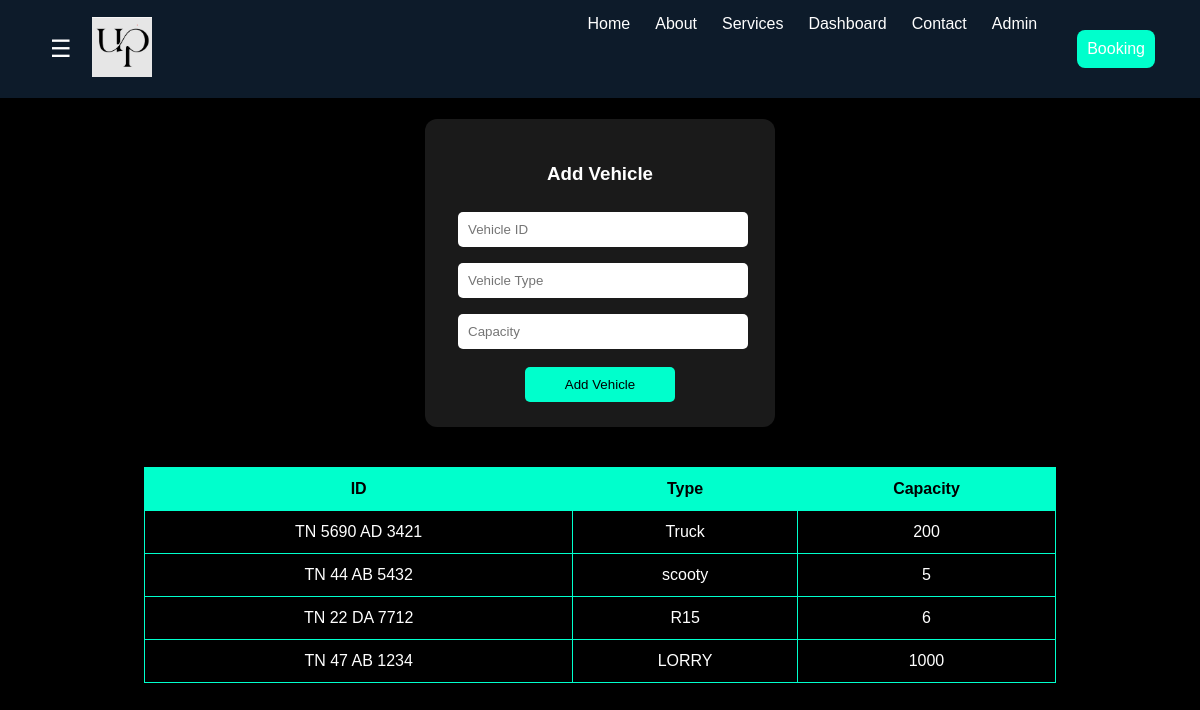
/dashboard/vehicles/, run on the app's committed database.
### main/models.py (models this page shows, shortened)
class Vehicle(models.Model):
    vehicle_id = models.CharField(max_length=20, unique=True,default="Unknown")
    vehicle_type = models.CharField(max_length=100)
    capacity = models.IntegerField()

### main/views.py (the view, shortened to what this page needs)
# urls.py: path('dashboard/vehicles/', views.admin_vehicles, name='admin_vehicles'),
def admin_vehicles(request):
    vehicles = Vehicle.objects.all()
    error = None
    return render(request, 'admin_vehicles.html', {
        'vehicles': vehicles,
        'error': error
    })

### main/templates/admin_vehicles.html (shortened to what this page needs)
{% extends 'base.html' %}
{% block content %}
<div class="vehicle-page">
    <h1 class="page-title">🚛 Vehicle Management</h1>
    <div class="form-box">
        <h3>Add Vehicle</h3>
     <form method="POST">
        <input type="text" name="vehicle_id" placeholder="Vehicle ID" required>
        <input type="text" name="type" placeholder="Vehicle Type" required>
        <input type="number" name="capacity" placeholder="Capacity" required>
            <button type="submit">Add Vehicle</button>
        </form>
    </div>
    <div class="table-box">
<table>
<tr>
    <th>ID</th>
    <th>Type</th>
    <th>Capacity</th>
</tr>
{% for v in vehicles %}
<tr>
    <td>{{ v.vehicle_id }}</td>
    <td>{{ v.vehicle_type }}</td>
    <td>{{ v.capacity }}</td>
</tr>
{% empty %}
<tr>
    <td colspan="3">No Data</td>
</tr>
{% endfor %}
</table>
    </div>
</div>
{% endblock %}

### main/templates/base.html (shortened to what this page needs)
<!DOCTYPE html>
<html>
<head>
    {% load static %}
    <link rel="stylesheet" href="{% static 'css/style.css' %}">
</head>
<body>
<nav class="navbar">
    {% load static %}
    <div class="left-side">
     <div class="menu-btn" onclick="toggleMenu()">
    ☰
    </div>
    <div class="logo">
        <img src="{% static 'images/logo.png' %}" alt="logo">
    </div>
    </div>
    <div class="nav-links">
        <a href="#h">Home</a>
        <a href="#a">About</a>
        <a href="#s">Services</a>
        <a href="#d">Dashboard</a>
        <a href="#c">Contact</a>
        <a href="{% url 'admin_login' %}">Admin</a>
        <a href="{% url 'booking' %}" class="btn">Booking</a>
    </div>
</nav>
<div class="main-content">
    {% block content %}
    {% endblock %}
</div>
</body>
</html>

### main/static/css/style.css (style rules this page uses)
body { margin: 0; padding: 0; color: white; font-family: Arial, sans-serif; }
body::before { content: ""; position: fixed; top: 0; left: 0; width: 100%; height: 100%; background: url("/static/images/table.jpg") no-repeat center center/cover; opacity: 0.3; z-index: -1; }
body { background-color: black; }
.navbar { position: fixed; top: 0; width: 100%; padding: 15px 50px; background: #0d1b2a; display: flex; justify-content: space-between; align-items: center; z-index: 1000; }
.nav-links { display: flex; gap: 40px; margin-right: 80px; }
.nav-links a { color: white; text-decoration: none; }
.left-side { display: flex; align-items: center; gap: 20px; }
.logo img { width: 60px; margin-right: 0; }
.btn { background: orange; padding: 10px ; border-radius: 0px; color: white; }
.navbar { display: flex; justify-content: space-between; align-items: center; }
.left-side { display: flex; align-items: center; gap: 5px; }
.menu-btn { font-size: 24px; color: white; cursor: pointer; margin-right: 15px; }
.nav-links { display: flex; gap: 25px; }
table { width: 80%; border-collapse: collapse; background: rgba(0,0,0,0.8); color: white; }
th, td { padding: 12px; border: 1px solid gray; text-align: center; }
th { background: #222; }
button { margin-top: 10px; padding: 10px; width: 50%; background: #00ffcc; border: none; border-radius: 8px; cursor: pointer; }
.btn { display: flex; margin: 15px; padding: 10px; background: #00ffcc; color: black; text-decoration: none; border-radius: 8px; transition: 0.3s; }
.vehicle-page { min-height: 100vh; background: black; color: white; text-align: center; padding: 30px; }
.page-title { margin-bottom: 30px; }
.form-box { background: rgba(255,255,255,0.1); padding: 25px; border-radius: 12px; width: 300px; margin: auto; margin-bottom: 40px; }
.form-box input { width: 90%; padding: 10px; margin: 8px; border-radius: 5px; border: none; }
.form-box button { padding: 10px 20px; background: #00ffcc; border: none; border-radius: 5px; }
.table-box { margin-top: 20px; }
table { margin: auto; width: 80%; border-collapse: collapse; }
th, td { padding: 12px; border: 1px solid #00ffcc; }
th { background: #00ffcc; color: black; }

### data on the page
Vehicle: vehicle_id "TN 5690 AD 3421", vehicle_type "Truck", capacity "200"
Vehicle: vehicle_id "TN 44 AB 5432", vehicle_type "scooty", capacity "5"
Vehicle: vehicle_id "TN 22 DA 7712", vehicle_type "R15", capacity "6"
Vehicle: vehicle_id "TN 47 AB 1234", vehicle_type "LORRY", capacity "1000"
